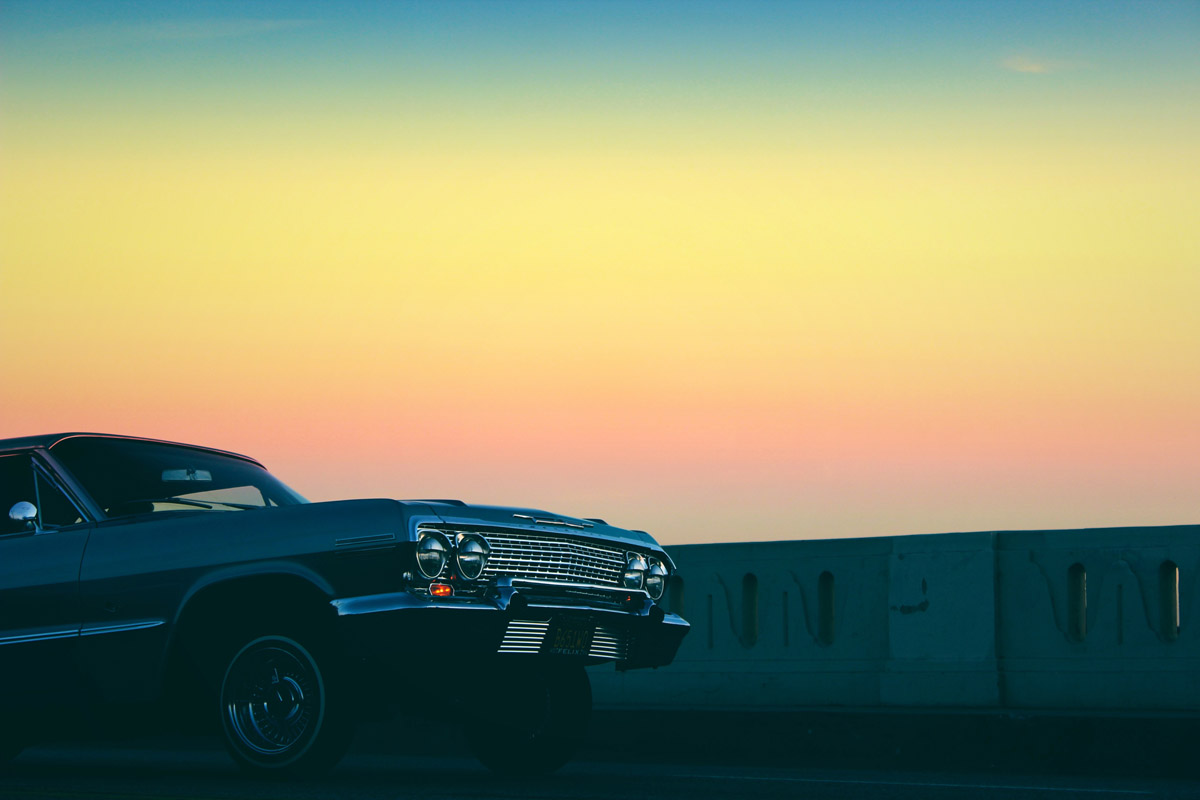
#> input picture images/photo1.jpg, 1200 x 800 px, found by its file name
$ python Contrast.py
#> lines starting #> are read from the running program, lines starting #| are printed output that depends on the picture
import cv2 as cv
import imutils
import numpy as np
import time

def Contrast(arg):
    # [7 lines of commented-out code are left out]
    A = cv.getTrackbarPos(trackbar_name1,winname)
    b = cv.getTrackbarPos(trackbar_name2,winname)

    #将数字图像矩阵先声明为np.array,避免元素自动对255取模。在这里被坑了很久
    img_array = np.array(img)

    #核心公式：A使图像像素成倍数的增长或降低（A<1）改变了像素间的差值，所以对比度变化。
    #b改变像素的大小，在（0黑 255白）之间变化，所以改变的是图像的亮度。乘0.1是为了变化幅度不会太大
    out_img = (A*0.1)*img_array+b
    #用列表表达式来限制像素值最大=255
    out_img[out_img>255] = 255
    #格式化
    out_img = out_img.astype(np.uint8)
    cv.imshow(winname, imutils.resize(out_img, 800))


if __name__ =="__main__":
    start = time.clock()
    img = cv.imread('/Users/huqinhan/Desktop/数字图像/数字媒体技术/project1/images/photo1.jpg', 3)
#> img is the input picture: shape (800, 1200, 3); mean B, G, R 110.6, 142.8, 136.9
    height, width = img.shape[:2]
#> height = 800; width = 1200
    img = cv.resize(img, (int(width / height * 400), 400), interpolation=cv.INTER_CUBIC)
#> img: shape (400, 600, 3)

    #界面
    winname = 'contrast and brightness'
    trackbar_name1 = 'contrast'
    trackbar_name2 = 'brightness'
    cv.namedWindow(winname)
    cv.createTrackbar(trackbar_name1, winname, 10, 20, Contrast)
    cv.createTrackbar(trackbar_name2, winname, 0, 100, Contrast)
#> slider 'brightness' is set to 33
    Contrast(0)
#> in Contrast, `out_img[out_img>255] = 255`:
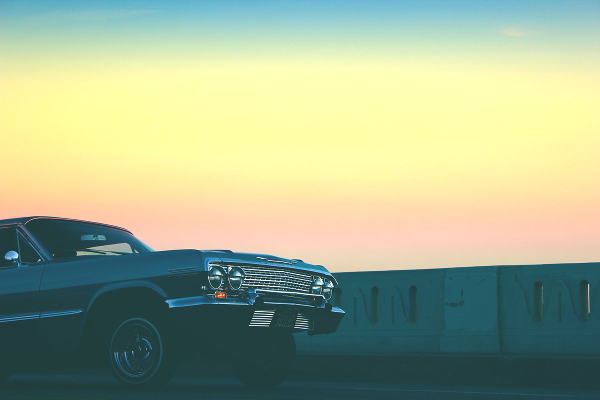
#> out_img: shape (400, 600, 3) float64; mean B, G, R 143.6, 174.5, 161.2
#> in Contrast, `cv.imshow(winname, imutils.resize(out_img, 800))`:
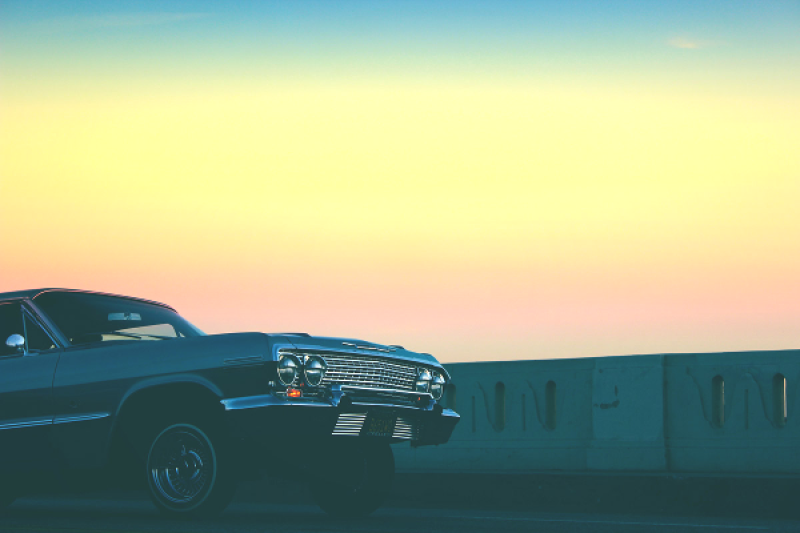
#> window 'contrast and brightness': shape (533, 800, 3); mean B, G, R 143.5, 174.5, 161.2

    if cv.waitKey(0) == 27:
#> (key Esc is pressed here)
        cv.destroyAllWindows()
        print("Time used:", time.clock() - start)

$ run again, with images/photo2.png saved as images/photo1.jpg
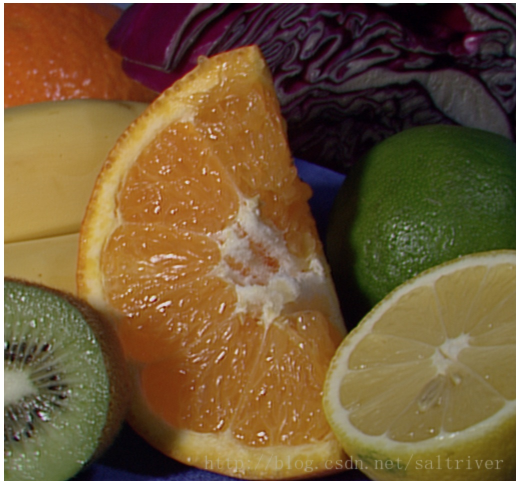
#> input picture images/photo2.png, 1050 x 962 px, found by its file name (shown at 1/2 size)
#> img is the input picture: shape (962, 1050, 3); mean B, G, R 56.7, 90.7, 115.1
#> `img = cv.resize(img, (int(width / height * 400), 400), interpolation=c..`:
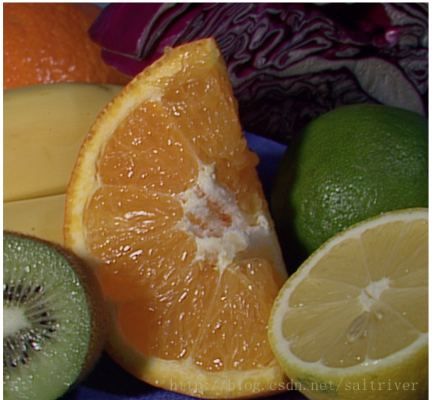
#> img: shape (400, 436, 3); mean B, G, R 56.6, 90.6, 115
#> in Contrast, `out_img = out_img.astype(np.uint8)`:
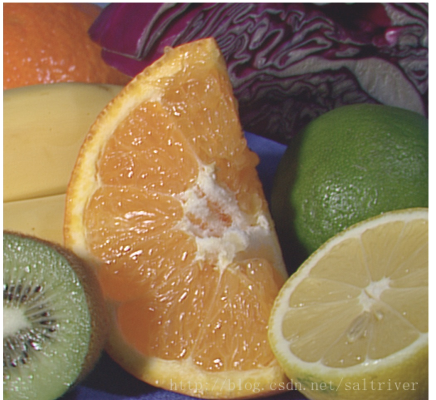
#> out_img: shape (400, 436, 3); mean B, G, R 88.7, 122.7, 147.1
